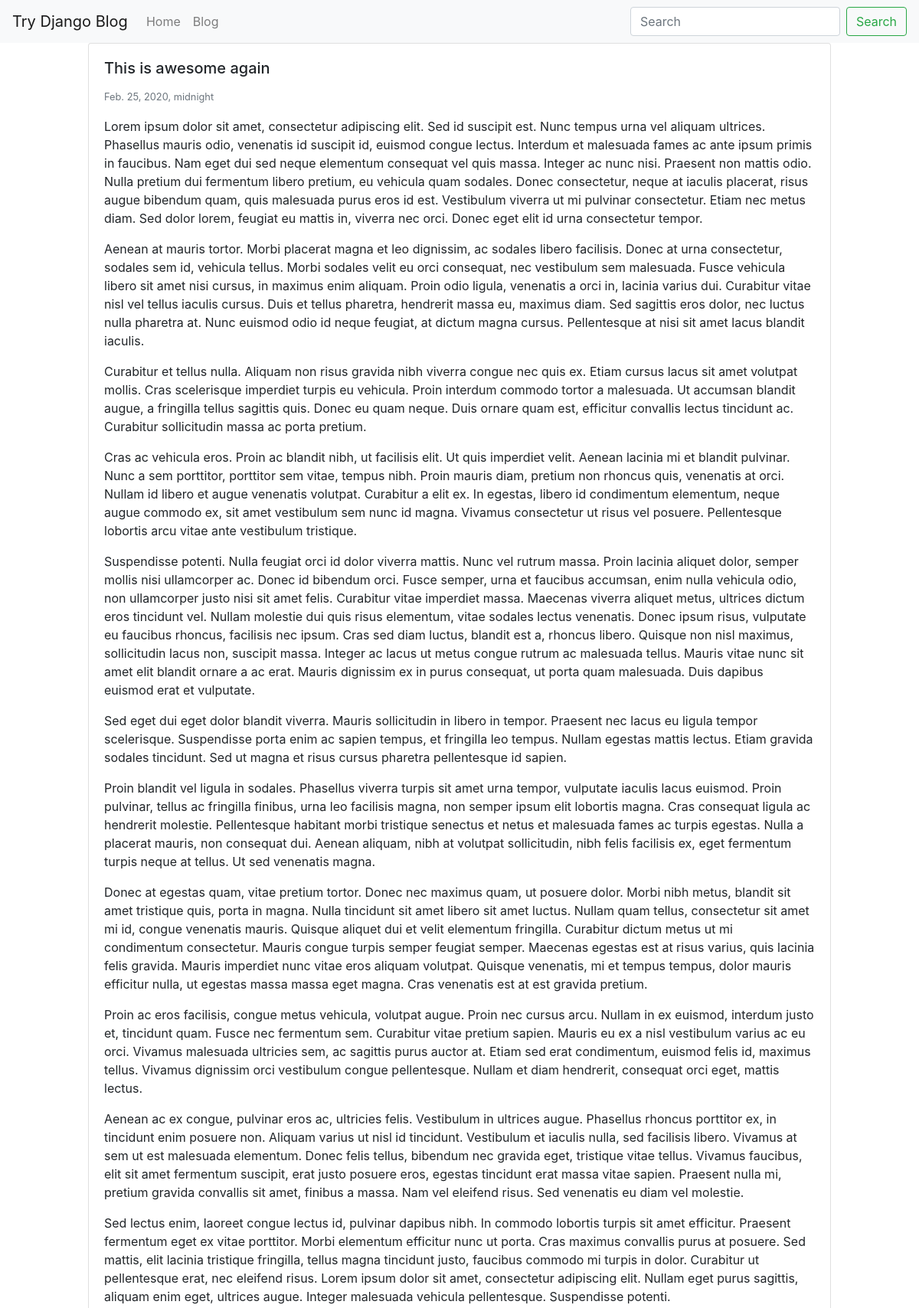
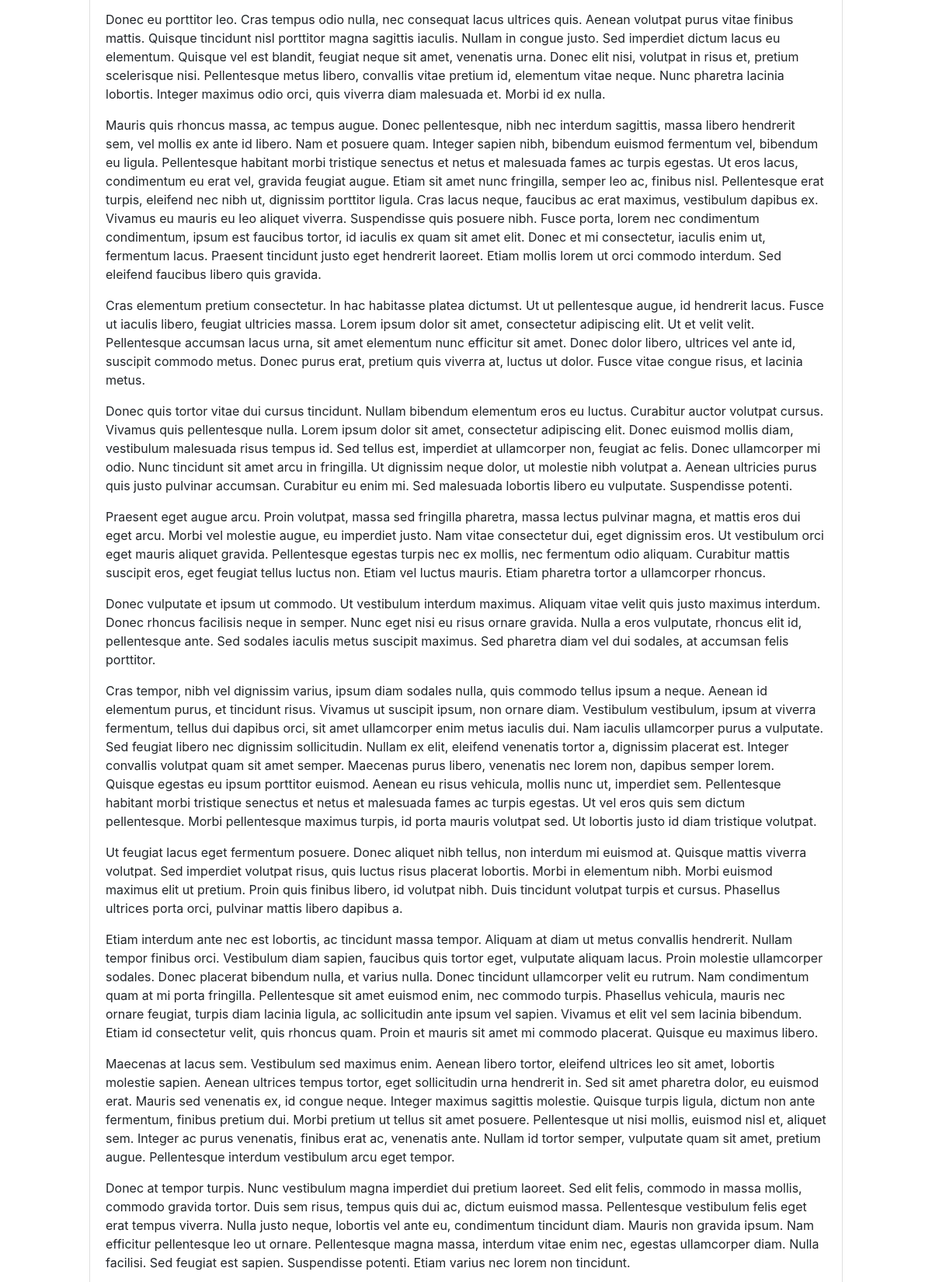
/blog/hello-world3/ (upper part), run on the app's committed database (2 pictures, top to bottom).
### blog/models.py (models this page shows, shortened)
class BlogPost(models.Model): # blogpost_set -> queryset
    user = models.ForeignKey(User, default=1, null=True, on_delete=models.SET_NULL) #you can also use models.CASCADE
    image = models.ImageField(upload_to="image/", blank=True, null=True)
    title = models.CharField(max_length=120)
    slug = models.SlugField(unique=True) # hello world -> hello-world, you can set a default by using default="value-of-default"
    content = models.TextField(null=True, blank=True)
    publish_date = models.DateTimeField(auto_now=False, auto_now_add=False, null=True, blank=True)
    timestamp = models.DateTimeField(auto_now_add=True) # -> on creation of database
    updated = models.DateTimeField(auto_now=True) # -> on update of model
    objects = BlogPostManager()
    class Meta:
        ordering = ['-publish_date', '-updated', '-timestamp']

### blog/views.py (the view)
# urls.py: path('<str:slug>/', blog_post_detail_view),
def blog_post_detail_view(request, slug):
    obj = get_object_or_404(BlogPost, slug=slug)
    template_name = "blog/detail.html"
    context = {"object": obj}
    return render(request, template_name, context)

### blog/models.py (called while the page is built)
    def get_queryset(self):
        return BlogPostQuerySet(self.model, using=self._db)

### blog/templates/blog/detail.html (shortened to what this page needs)
{% extends "base.html" %}
{% block content %}
<div class="row">
    {% include "blog/list-inline.html" with blog_post=object detail=True %}
</div>
{% endblock %}

### blog/templates/blog/list-inline.html (shortened to what this page needs)
<div class="col-12 col-md-10 mb-4 mx-auto">
    <div class="card {% if not blog_post.publish_date %} border border-warning text-dark {% endif %}">
        <div class="card-body">
            <h5 class="card-title"> {{blog_post.title}} </h5>
            <p class="card-text">
                <small class="text-muted"> {{ blog_post.publish_date }}</small>
                {% if truncate %}
                    {{blog_post.content|linebreaks|truncatewords:30}}
                {% else %}
                    {{blog_post.content|linebreaks}}
                {% endif %}
            </p>
        </div>
    </div>
</div>

### data on the page
BlogPost: title "This is awesome again", publish_date "Feb. 25, 2020, midnight", content "Lorem ipsum dolor sit amet, consectetur adipiscing elit. Sed id suscipit est. Nunc tempus urna vel aliquam ultrices. Phasellus mauris odio, venenatis id suscipit id, euismod congue lectus. Interdum et malesuada fames ac ante ipsum primis in faucibus. Nam eget dui sed neque elementum consequat vel quis massa. Integer ac nunc nisi. Praesent non mattis odio. Nulla pretium dui fermentum libero pretium, eu vehicula quam sodales. Donec consectetur, neque at iaculis placerat, risus augue bibendum quam, quis malesuada purus eros id est. Vestibulum viverra ut mi pulvinar consectetur. Etiam nec metus diam. Sed dolor lorem, feugiat eu mattis in, viverra nec orci. Donec eget elit id urna consectetur…"
